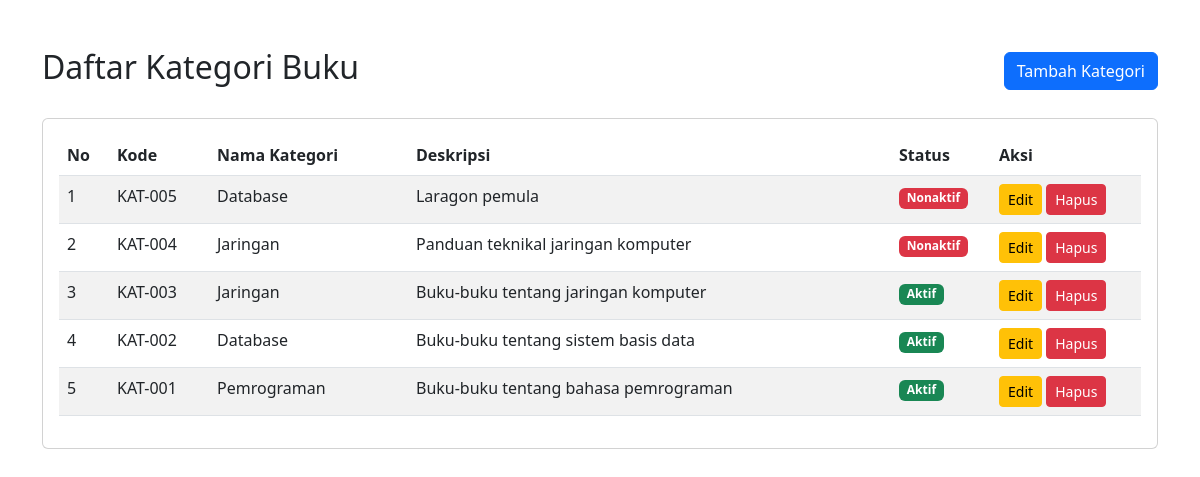
The page / on the database its author committed.
### tables this page shows
CREATE TABLE `kategori` (
  `id_kategori` int(11) NOT NULL,
  `kode_kategori` varchar(10) NOT NULL,
  `nama_kategori` varchar(50) NOT NULL,
  `deskripsi` text DEFAULT NULL,
  `status` enum('Aktif','Nonaktif') DEFAULT 'Aktif',
  `created_at` timestamp NOT NULL DEFAULT current_timestamp()
);

### index.php (the view, shortened to what this page needs)
<!DOCTYPE html>
<html lang="id">
<head>
    <link href="https://cdn.jsdelivr.net/npm/bootstrap@5.3.0/dist/css/bootstrap.min.css" rel="stylesheet">
</head>
<body>
    <?php
    require_once 'config/database.php';
    $query  = "SELECT * FROM kategori ORDER BY id_kategori DESC";
    $stmt   = $conn->prepare($query);
    $stmt->execute();
    $result = $stmt->get_result();
    $no = 1;
    ?>
    <div class="container mt-5">
        <div class="d-flex justify-content-between align-items-center mb-4">
            <h2>Daftar Kategori Buku</h2>
            <a href="create.php" class="btn btn-primary">Tambah Kategori</a>
        </div>
        <div class="card">
            <div class="card-body">
                <table class="table table-striped">
                    <thead>
                        <tr>
                            <th width="50">No</th>
                            <th width="100">Kode</th>
                            <th>Nama Kategori</th>
                            <th>Deskripsi</th>
                            <th width="100">Status</th>
                            <th width="150">Aksi</th>
                        </tr>
                    </thead>
                    <tbody>
                        <?php if ($result->num_rows > 0): ?>
                            <?php while ($row = $result->fetch_assoc()): ?>
                                <tr>
                                    <td><?= $no++; ?></td>
                                    <td><?= htmlspecialchars($row['kode_kategori']); ?></td>
                                    <td><?= htmlspecialchars($row['nama_kategori']); ?></td>
                                    <td><?= htmlspecialchars($row['deskripsi']); ?></td>
                                    <td>
                                        <?php if ($row['status'] == 'Aktif'): ?>
                                            <span class="badge bg-success">Aktif</span>
                                        <?php else: ?>
                                            <span class="badge bg-danger">Nonaktif</span>
                                        <?php endif; ?>
                                    </td>
                                    <td>
                                        <a href="edit.php?id=<?= $row['id_kategori']; ?>" class="btn btn-warning btn-sm"> Edit </a>
                                        <button onclick="confirmDelete(<?= $row['id_kategori']; ?>)" class="btn btn-danger btn-sm"> Hapus </button>
                                    </td>
                                </tr>
                            <?php endwhile; ?>
                        <?php else: ?>
                            <tr>
                                <td colspan="6" class="text-center text-muted"> Belum ada data kategori </td>
                            </tr>
                        <?php endif; ?>
                    </tbody>
                </table>
            </div>
        </div>
    </div>
</body>
</html>

### rows shown on the page
kategori: kode_kategori "KAT-005", nama_kategori "Database", deskripsi "Laragon pemula", status "Nonaktif"
kategori: kode_kategori "KAT-004", nama_kategori "Jaringan", deskripsi "Panduan teknikal jaringan komputer", status "Nonaktif"
kategori: kode_kategori "KAT-003", nama_kategori "Jaringan", deskripsi "Buku-buku tentang jaringan komputer", status "Aktif"
kategori: kode_kategori "KAT-002", nama_kategori "Database", deskripsi "Buku-buku tentang sistem basis data", status "Aktif"
kategori: kode_kategori "KAT-001", nama_kategori "Pemrograman", deskripsi "Buku-buku tentang bahasa pemrograman", status "Aktif"
